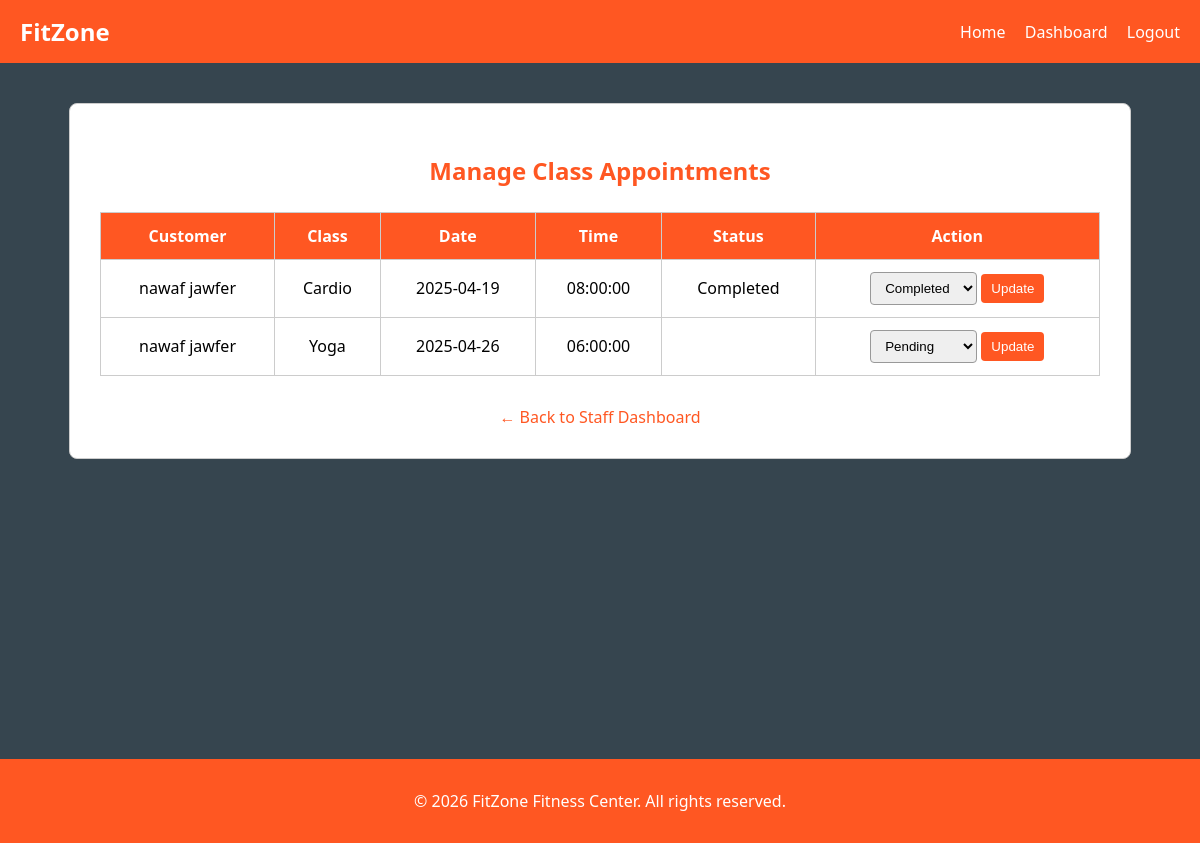
The page /Pages/staff_appointments.php (signed in) on the database its author committed.
### tables this page shows
CREATE TABLE IF NOT EXISTS `appointments` (
  `Appointment_ID` int NOT NULL,
  `Admission_Number` int NOT NULL,
  `Class_Type` varchar(50) NOT NULL,
  `Preferred_Date` date NOT NULL,
  `Preferred_Time` time NOT NULL,
  `Status` varchar(30) NOT NULL,
  `Created_At` timestamp NOT NULL DEFAULT CURRENT_TIMESTAMP,
  PRIMARY KEY (`Appointment_ID`)
);

CREATE TABLE IF NOT EXISTS `users1` (
  `Admission_Number` int NOT NULL AUTO_INCREMENT,
  `Full_Name` varchar(100) NOT NULL,
  `NIC` varchar(50) NOT NULL,
  `Address` text NOT NULL,
  `Email` varchar(100) NOT NULL,
  `Phone_Number` varchar(20) NOT NULL,
  `Weight` varchar(10) NOT NULL,
  `Height` varchar(10) NOT NULL,
  `Username` varchar(50) NOT NULL,
  `Password` varchar(255) NOT NULL,
  `Role` varchar(30) NOT NULL DEFAULT 'Customer',
  PRIMARY KEY (`Admission_Number`)
);

### Pages/staff_appointments.php (the view, shortened to what this page needs)
<?php
$conn = new mysqli("localhost", "root", "", "fitzone1");
$sql = "SELECT a.*, u.Full_Name
        FROM appointments a
        JOIN users1 u ON a.Admission_Number = u.Admission_Number
        ORDER BY a.Preferred_Date, a.Preferred_Time";
$result = $conn->query($sql);
?>
<!DOCTYPE html>
<html>
<head>
</head>
<body>
  <div class="navbar">
    <div class="logo">FitZone</div>
    <div>
      <a href="index.php">Home</a>
      <a href="staff_dashboard.php">Dashboard</a>
      <a href="logout.php">Logout</a>
    </div>
  </div>
  <div class="container">
    <h2>Manage Class Appointments</h2>
    <table>
      <tr>
        <th>Customer</th>
        <th>Class</th>
        <th>Date</th>
        <th>Time</th>
        <th>Status</th>
        <th>Action</th>
      </tr>
      <?php while ($row = $result->fetch_assoc()): ?>
        <tr>
          <td><?php echo htmlspecialchars($row['Full_Name']); ?></td>
          <td><?php echo htmlspecialchars($row['Class_Type']); ?></td>
          <td><?php echo $row['Preferred_Date']; ?></td>
          <td><?php echo $row['Preferred_Time']; ?></td>
          <td><?php echo $row['Status']; ?></td>
          <td>
            <form method="POST" style="display:inline;">
              <select name="status" required>
                <option value="Pending" <?php if($row['Status']=='Pending') echo "selected"; ?>>Pending</option>
                <option value="Completed" <?php if($row['Status']=='Completed') echo "selected"; ?>>Completed</option>
              </select>
              <button type="submit">Update</button>
            </form>
          </td>
        </tr>
      <?php endwhile; ?>
    </table>
    <div class="back">
      <a href="staff_dashboard.php">← Back to Staff Dashboard</a>
    </div>
  </div>
  <div class="footer">
    <p>&copy; <?php echo date("Y"); ?> FitZone Fitness Center. All rights reserved.</p>
  </div>
</body>
</html>

### Pages/staff_appointments.php (style rules this page uses)
body { font-family: 'Segoe UI', sans-serif; margin: 0; padding: 0; background-color: #36454F; }
.navbar { background-color: #ff5722; color: white; padding: 15px 20px; display: flex; justify-content: space-between; align-items: center; }
.navbar .logo { font-size: 24px; font-weight: bold; }
.navbar a { color: white; margin-left: 15px; text-decoration: none; }
.container { max-width: 1000px; margin: 40px auto; background: white; padding: 30px; border-radius: 8px; border: 1px solid #ccc; }
h2 { text-align: center; color: #ff5722; margin-bottom: 25px; }
table { width: 100%; border-collapse: collapse; margin-top: 15px; }
th, td { border: 1px solid #ccc; padding: 12px; vertical-align: middle; text-align: center; }
th { background-color: #ff5722; color: white; }
select, button { padding: 7px 10px; border-radius: 4px; border: 1px solid #999; }
button { background-color: #ff5722; color: white; border: none; cursor: pointer; }
.back { text-align: center; margin-top: 30px; }
.back a { text-decoration: none; color: #ff5722; }
.footer { background-color: #ff5722; color: white; text-align: center; padding: 15px 0; margin-top: 300px; }

### rows shown on the page
appointments: users1.Full_Name "nawaf jawfer", Class_Type "Cardio", Preferred_Date "2025-04-19", Preferred_Time "08:00:00", Status "Completed", status "Completed"
appointments: users1.Full_Name "nawaf jawfer", Class_Type "Yoga", Preferred_Date "2025-04-26", Preferred_Time "06:00:00"
